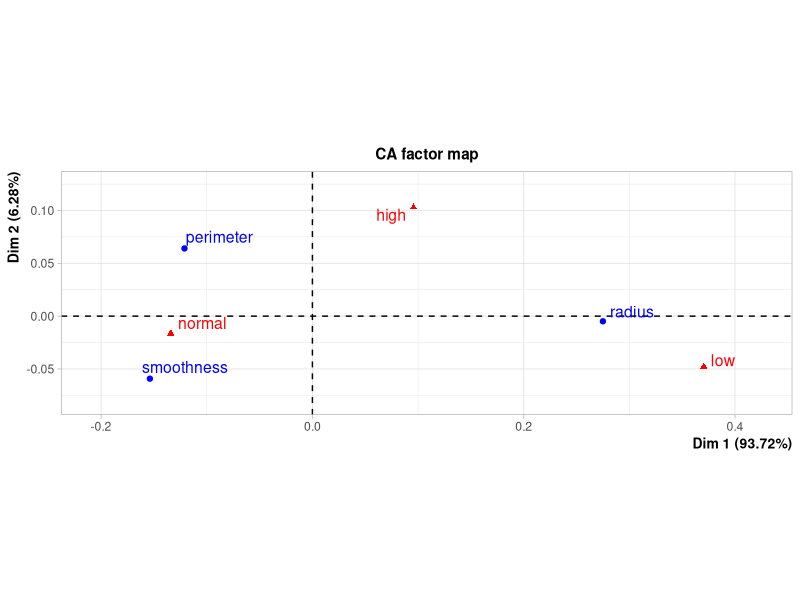
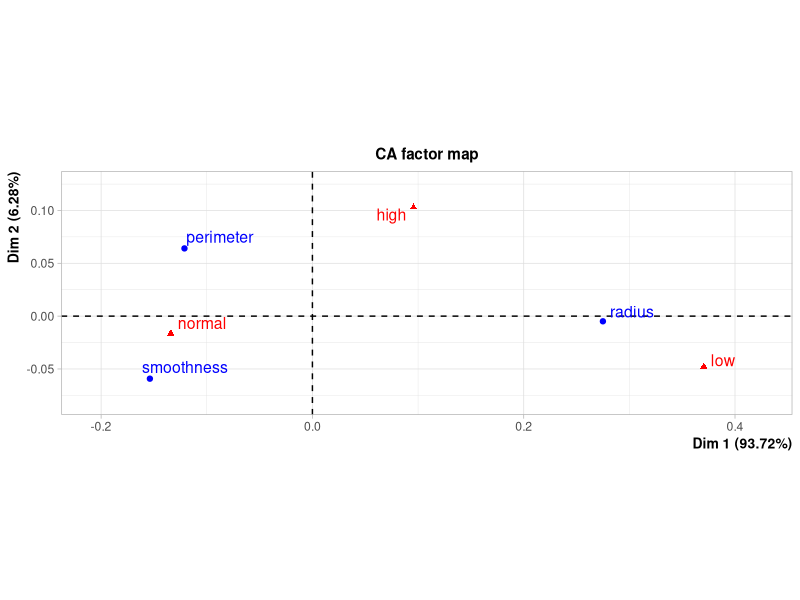
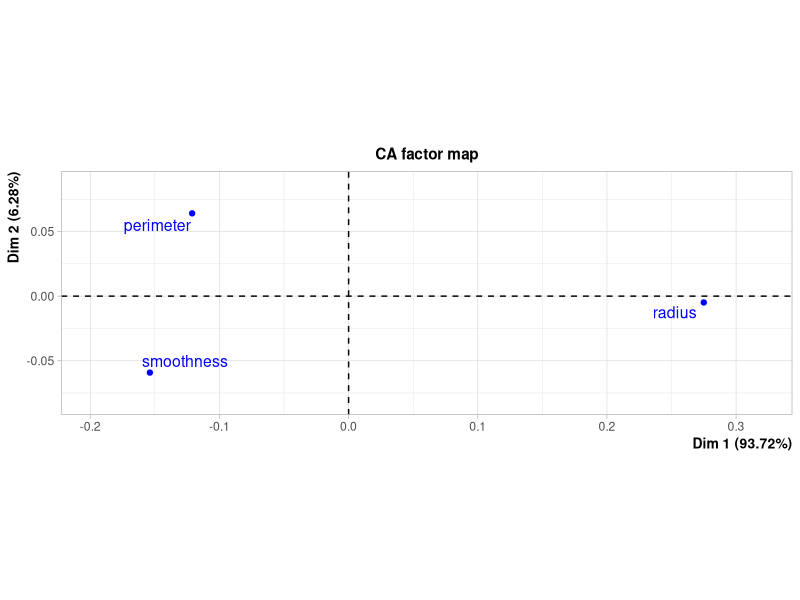
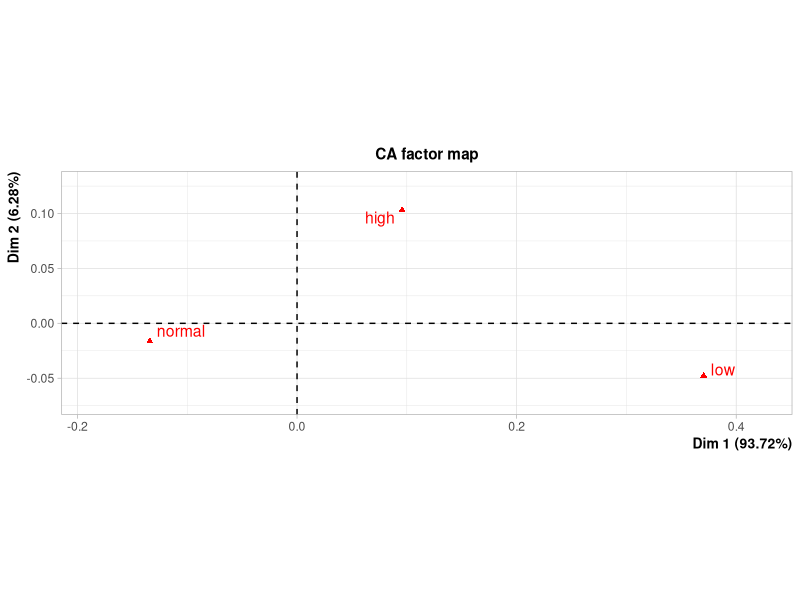

Reproduce these figures in R, in order.
# CORRESPONDENCE ANALYSIS (CA) OF THE PROSTATE CANCER DATASET 
# Authors: Iker Ibarrola, Enetz Quindimil, Carlos Firvida, Iñigo Infante

#############
# LIBRARIES #
#############

# We load & install the libraries we will use to create the model:
# install.packages("FactoMineR")
library(FactoMineR)

##############################
# DATASET LOADING & CHECKING #
##############################

data <- read.csv("./Prostate_Cancer.csv") # We read the dataset from the csv file

head(data) # We visualize the first six rows of the dataset

str(data) # We visualize the structure of the data (the different variables, their type, and some initial values)

##########################################
# VARIABLE SELECTION & CONTINGENCY TABLE #
##########################################

# To perform correspondence analysis, we need to create new variables that are fit for it.
# To do this, we will select variables from our original dataset and transform them into categorical
# variables that can be used in correspondence analysis.
# As to how this will be done, we will select 3 variables, radius, smoothness, and perimeter, then we will transform
# these variables into levels ("low", "medium", and "high"), which will be achieved by using what we have
# determined to be a reasonable method to separate those categories, that method uses the standard
# deviation of the data for the column and separating at the point where 1 standard deviation is reached on
# the low and high ends of the data, giving us "low" for everything below -1 standard deviation, "normal"
# for everything between -1 and 1 standard deviations, and "high" for everything above 1 standard deviation

# We select the 3 variables from the dataset
sdata <- data[, c("radius", "smoothness", "perimeter")]
sdata

# We create a function to transform the values into levels
toLevels <- function(x) {
  u <- mean(x)
  o <- sd(x)
  result <- ifelse(x < u - o, "low", ifelse(x > u + o, "high", "normal"))
  return(result)
}

# We apply the function
sdata2 <- as.data.frame(lapply(sdata, toLevels))
sdata2

# We have successfully transformed the values into levels, now we will count each of those values
# to transform them into categorical values and create a contingency table.

# We create a function to count the times each value appears
toCategoricalTable <- function(x) {
  as.vector(table(factor(x, levels = c("low", "normal", "high"))))
}

# Apply the function and transpose to the correct form
cadata <- t(as.data.frame(lapply(sdata2, toCategoricalTable)))

# Change column names
colnames(cadata) <- c("low", "normal", "high")
cadata

###################
# CHI-SQUARE TEST #
###################

# Remember, in this test, we check whether the data is different from the independence model.
# If the data is similar to the independence model, variables are independent, and the opposite
x2test<-chisq.test(cadata)

# The expected values given by the independent model are:
round(x2test$expected,0)
# The observed values are:
x2test$observed
# We can see that there is a considerable difference.

# Is the difference big enough?
# Let's compute the p-value:
p.val <- x2test$p.value
p.val
# The p-value is quite large, thus we cannot reject the null hypothesis, meaning that the independence
# model can explain the data. Therefore, the variables are independent.

# This is the contribution of each cell to the chi-square
x2test$residuals^2
# And this is the relative contribution
(x2test$residuals^2)/x2test$statistic

###########################
# ROW AND COLUMN PROFILES #
###########################

# Let us now compute the row and col profiles

# Row profiles
dd <- rbind(cadata,apply(cadata[,1: nrow(cadata)],2,sum))
rownames(dd)[nrow(cadata) + 1] <- "Mean profile"
round(prop.table(as.matrix(dd),margin=1),2)

# Col profiles
dd <- cbind(cadata,apply(cadata[,1: ncol(cadata)],1,sum))
colnames(dd)[ncol(cadata) + 1] <- "Mean profile"
round(prop.table(as.matrix(dd),margin=2),2)

###########
# FULL CA #
###########

# The function to perform Correspondence Analysis is simply CA
cawom <- CA(cadata)

# We visualize both row and column profiles by 
plot(cawom)

# One can visualize only the rows or only the columns with
plot(cawom,invisible="col")
plot(cawom,invisible="row")

# The main indicators can be obtained with
summary(cawom)
